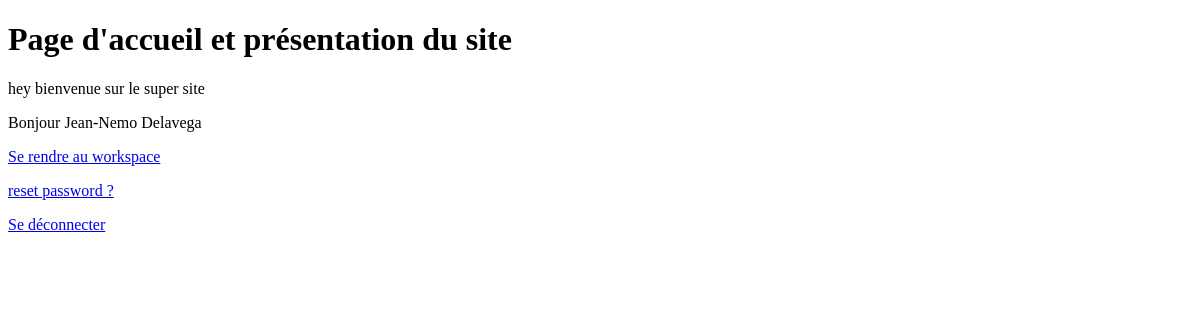
Before: / (signed in) with the older database file.
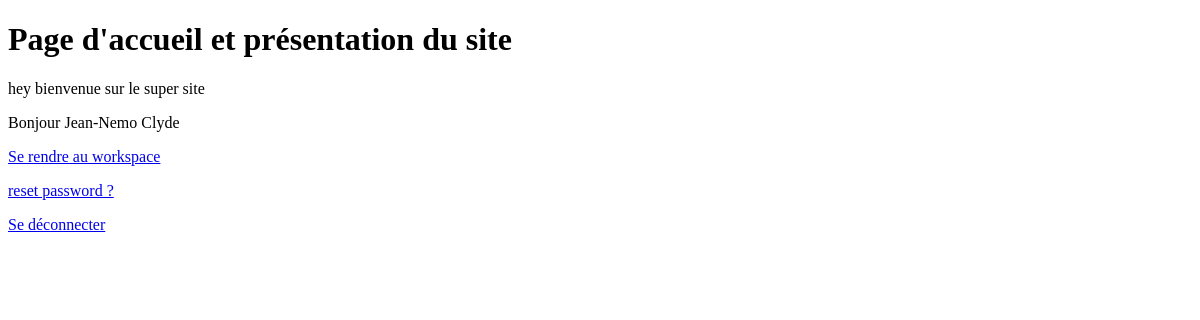
After: the same page with the newer database file.
### account/models.py (models this page shows, shortened)
class CustomUser(AbstractBaseUser):
    email = models.EmailField(
        unique=True, max_length=255, blank=False, verbose_name="Adresse Email")
    first_name = models.CharField(
        blank=False, max_length=255, default="", verbose_name="Prénom")
    last_name = models.CharField(
        blank=False, max_length=255, default="", verbose_name="Nom de famille")
    telephone = models.CharField(max_length=10, blank=True, null=True)
    is_student = models.BooleanField(default=False)
    is_teacher = models.BooleanField(default=False)
    is_active = models.BooleanField(default=True)
    is_staff = models.BooleanField(default=False)
    is_admin = models.BooleanField(default=False)
    USERNAME_FIELD = "email"
    REQUIRED_FIELDS = ["first_name", "last_name"]
    objects = MyUserManager()

### skolea_back/views.py (the view)
# urls.py: 2. Add a URL to urlpatterns:  path('', views.home, name='home')
def home(request):
    return render(request, "home.html")

### skolea_back/templates/home.html (shortened to what this page needs)
<!DOCTYPE html>
<html lang="fr">
<head>
</head>
<body>
    <h1>Page d'accueil et présentation du site</h1>
    <p>hey bienvenue sur le super site</p>
    {% if request.user.is_authenticated %}
        <p> Bonjour {{ request.user.first_name }} {{ request.user.last_name}}</p>
        <P>
            <a href="{% url 'workspace:home' %}">Se rendre au workspace</a>
        </P>
        <p>
            <a href="{% url 'account:password_reset' %}">reset password ?</a>
        </p>
        <p>
            <a href="{% url 'account:logout' %}">Se déconnecter</a>
        </p>
    {% endif %}
</body>
</html>

Changed rows visible on the page:
changed CustomUser "Jean-Nemo": user.last_name "Delavega" → "Clyde"
